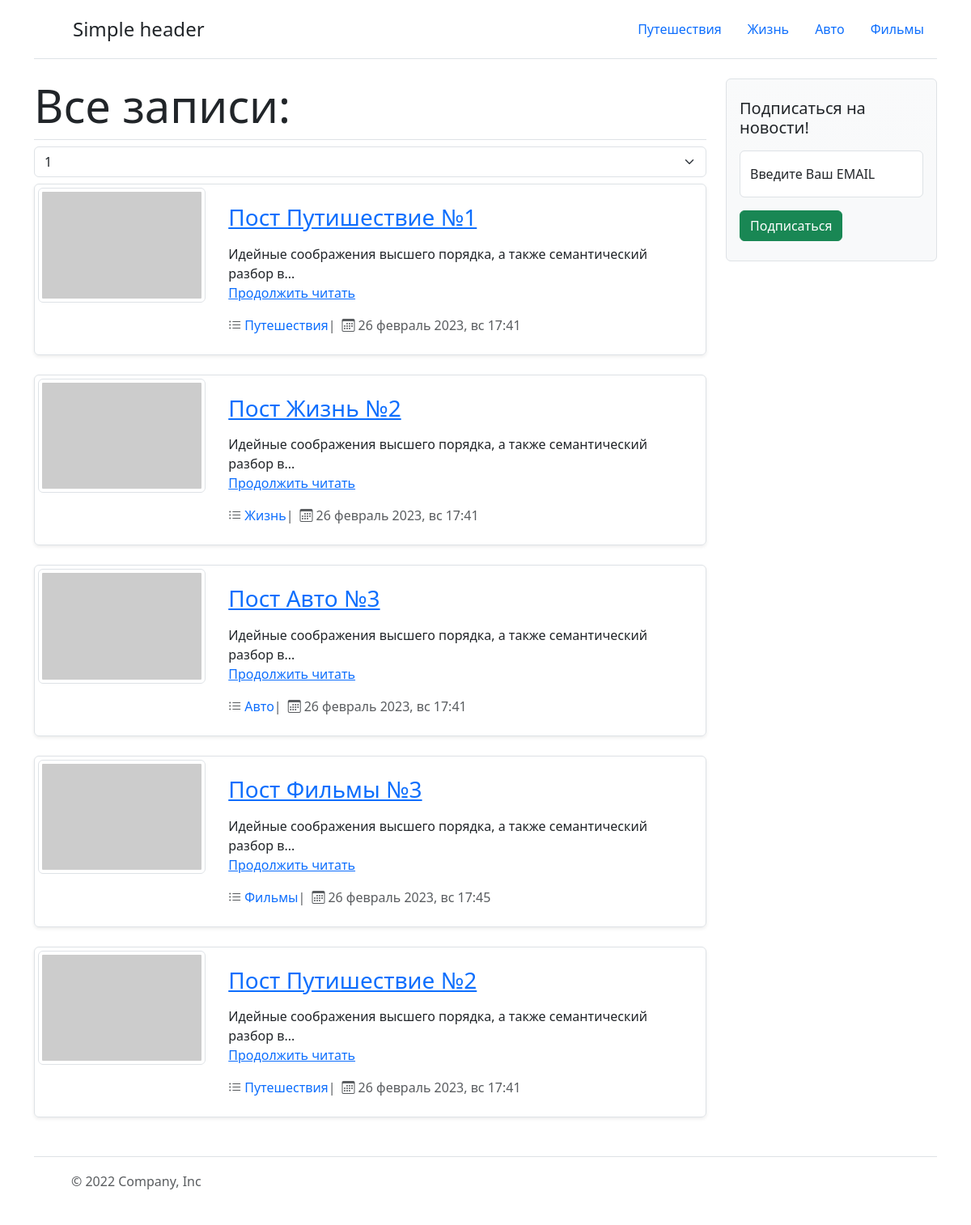
The page / on the database its author committed.
### tables this page shows
CREATE TABLE IF NOT EXISTS `categories` (
  `id` int(11) NOT NULL AUTO_INCREMENT,
  `title` varchar(256) NOT NULL,
  PRIMARY KEY (`id`)
);

CREATE TABLE IF NOT EXISTS `posts` (
  `id` int(11) NOT NULL AUTO_INCREMENT,
  `title` varchar(256) NOT NULL,
  `content` text NOT NULL,
  `image` text NOT NULL,
  `category_id` int(254) NOT NULL DEFAULT '0',
  `created_at` int(255) NOT NULL,
  PRIMARY KEY (`id`)
);

### app/include/functions.php (called while the page is built, shortened)
<?php
$IntlDateFormatter = datefmt_create(
  'ru-RU',
  IntlDateFormatter::FULL,
  IntlDateFormatter::FULL,
  'Europe/Minsk',
  null,
  'dd LLLL y, EEE HH:mm'
);
function get_categories()
{
  global $link;
  $sql = "SELECT * FROM `categories`;";
  mysqli_set_charset($link, 'utf8mb4');
  $result = mysqli_query($link, $sql);
  return mysqli_fetch_all($result, MYSQLI_ASSOC);
};
function get_posts($limit, $offset)
{
  global $link;
  $sql = "SELECT * FROM `posts` LIMIT $limit OFFSET $offset;";
  $result = mysqli_query($link, $sql);
  return mysqli_fetch_all($result, MYSQLI_ASSOC);
};
function get_category_title($category_id)
{
  global $link;
  $category_id = mysqli_real_escape_string($link, $category_id);
  $sql = "SELECT `title` FROM `categories` WHERE `id`=$category_id;";
  $result = mysqli_query($link, $sql);
  return mysqli_fetch_assoc($result)['title'];
}

### index.php (the view, shortened to what this page needs)
<?php
require 'app/header.php';
?>
<div class="row">
  <div class="col-md-9">
    <h1 class="display-4 border-bottom pb-2">Все записи:</h1>
    <select name="page-select" id="page-select" class="form-select my-2">
      <option value="1">1</option>
    </select>
    <?php
    $page = isset($_GET['page']) ? $_GET['page'] : 1;
    $limit = 5;
    $offset = $limit * ($page - 1);
    $posts = get_posts($limit, $offset);
    ?>
    <?php foreach ($posts as $post) : ?>
      <div class="row g-0 border rounded overflow-hidden flex-md-row mb-4 shadow-sm h-md-250 position-relative">
        <div class="col-lg-3 d-lg-block m-1">
          <img src="<?= $post['image'] . $post['id'] ?>" alt="thumbnail" class="img-thumbnail">
        </div>
        <div class="col p-4 d-flex flex-column position-static">
          <h3 class="mb-0">
            <a href="/post.php?post_id=<?= $post['id'] ?>"><?= $post['title'] ?></a>
          </h3>
          <p class="card-text d-block"><?= substr($post['content'], 0, 128) . '...'  ?>
            <a href="/post.php?post_id=<?= $post['id'] ?>" class="stretched-link mb-auto d-block">Продолжить читать</a>
          </p>
          <ul class="text-muted nav gap-2">
            <li class='nav-item d-flex align-items-center'><i class='bi bi-list-ul me-1'></i>
              <a href="/category.php?id=<?= $post['category_id'] ?>" class="text-decoration-none position-relative z-1"><?= get_category_title($post['category_id']) ?></a>|
            </li>
            <li class='nav-item d-flex align-items-center'><i class='bi bi-calendar3 me-1'></i><?= datefmt_format($IntlDateFormatter, $post['created_at']) ?></li>
          </ul>
        </div>
      </div>
    <?php endforeach ?>
  </div>
  <div class="col-md-3">
    <?php include_once './app/include/sidebar.php' ?>
  </div>
</div>
<?php
include 'app/footer.php';
?>

### app/header.php (shortened to what this page needs)
<?php
require_once 'include/database.php';
require 'include/functions.php';
?>
<!doctype html>
<html lang="en">
<head>
  <link href="https://cdn.jsdelivr.net/npm/bootstrap@5.3.0-alpha1/dist/css/bootstrap.min.css" rel="stylesheet">
  <link rel="stylesheet" href="/public/icons/bootstrap-icons.css">
  <link rel="stylesheet" href="../css/app.css">
</head>
<body>
  <div class="container">
    <header class="d-flex flex-wrap justify-content-center py-3 mb-4 border-bottom">
      <a href="/" class="d-flex align-items-center mb-3 mb-md-0 me-md-auto text-dark text-decoration-none">
        <svg class="bi me-2" width="40" height="32" role="img" aria-label="Bootstrap">
          <use xlink:href="../public/icons/bootstrap-icons.svg#bootstrap-fill"></use>
        </svg>
        <span class="fs-4">Simple header</span>
      </a>
      <?php
      $categories = get_categories();
      ?>
      <ul class="nav nav-pills">
        <?php if ($categories === 0) : ?>
          <li class="nav-item"><a href="#" class="nav-link">Добавить категорию</a></li>
        <?php else : ?>
          <?php foreach ($categories as $category) : ?>
            <li class="nav-item"><a href="/category.php?id=<?= $category['id'] ?>" class="nav-link"><?= $category['title'] ?></a></li>
          <?php endforeach; ?>
        <?php endif; ?>
      </ul>
    </header>

### app/include/sidebar.php (shortened to what this page needs)
<?php
$subscribe_status = isset($_GET['subscriber']) ? $_GET['subscriber'] : null;
?>
<div class="sing-form p-3  border rounded bg-light bg-gradient">
  <form class="my-2" action="/subscribe.php" method="POST">
    <?php if ($subscribe_status) : ?>
      <h5>Subscription <?= $subscribe_status ?></h5>
    <?php else : ?>
      <h5>Подписаться на новости!</h5>
    <?php endif; ?>
    <div class="form-floating my-3">
      <input type="email" name="email" class="form-control" id="floatingInput" placeholder="name@example.com" required>
      <label for="floatingInput">Введите Ваш EMAIL</label>
    </div>
    <button type="submit" class="btn btn-success">Подписаться</button>
  </form>
</div>

### app/footer.php (shortened to what this page needs)
<footer class="d-flex flex-wrap justify-content-between align-items-center py-3 my-4 border-top">
  <div class="col-md-4 d-flex align-items-center">
    <a href="/" class="mb-3 me-2 mb-md-0 text-muted text-decoration-none lh-1">
      <svg class="bi me-2" width="30" height="24" role="img" aria-label="Bootstrap">
        <use xlink:href="../public/icons/bootstrap-icons.svg#bootstrap-fill"></use>
      </svg>
    </a>
    <span class="mb-3 mb-md-0 text-muted">© 2022 Company, Inc</span>
  </div>
  <ul class="nav col-md-4 justify-content-end list-unstyled d-flex">
    <li class="ms-3"><a class="text-muted" href="#"><svg class="bi" width="24" height="24">
          <use xlink:href="../public/icons/bootstrap-icons.svg#twitter"></use>
        </svg></a></li>
    <li class="ms-3"><a class="text-muted" href="#"><svg class="bi" width="24" height="24">
          <use xlink:href="../public/icons/bootstrap-icons.svg#instagram"></use>
        </svg></a></li>
    <li class="ms-3"><a class="text-muted" href="#"><svg class="bi" width="24" height="24">
          <use xlink:href="../public/icons/bootstrap-icons.svg#facebook"></use>
        </svg></a></li>
  </ul>
</footer>
</div>
</body>
</html>

### css/app.css (style rules this page uses)
.bi { vertical-align: -0.125em; fill: currentColor; }

### rows shown on the page
categories: title "Путешествия"
categories: title "Жизнь"
categories: title "Авто"
categories: title "Фильмы"
posts: title "Пост Путишествие №1", content "Идейные соображения высшего порядка, а также семантический разбор в", category.title "Путешествия", created_at "26 февраль 2023, вс 17:41"
posts: title "Пост Жизнь №2", content "Идейные соображения высшего порядка, а также семантический разбор в", category.title "Жизнь", created_at "26 февраль 2023, вс 17:41"
posts: title "Пост Авто №3", content "Идейные соображения высшего порядка, а также семантический разбор в", category.title "Авто", created_at "26 февраль 2023, вс 17:41"
posts: title "Пост Фильмы №3", content "Идейные соображения высшего порядка, а также семантический разбор в", category.title "Фильмы", created_at "26 февраль 2023, вс 17:45"
posts: title "Пост Путишествие №2", content "Идейные соображения высшего порядка, а также семантический разбор в", category.title "Путешествия", created_at "26 февраль 2023, вс 17:41"
